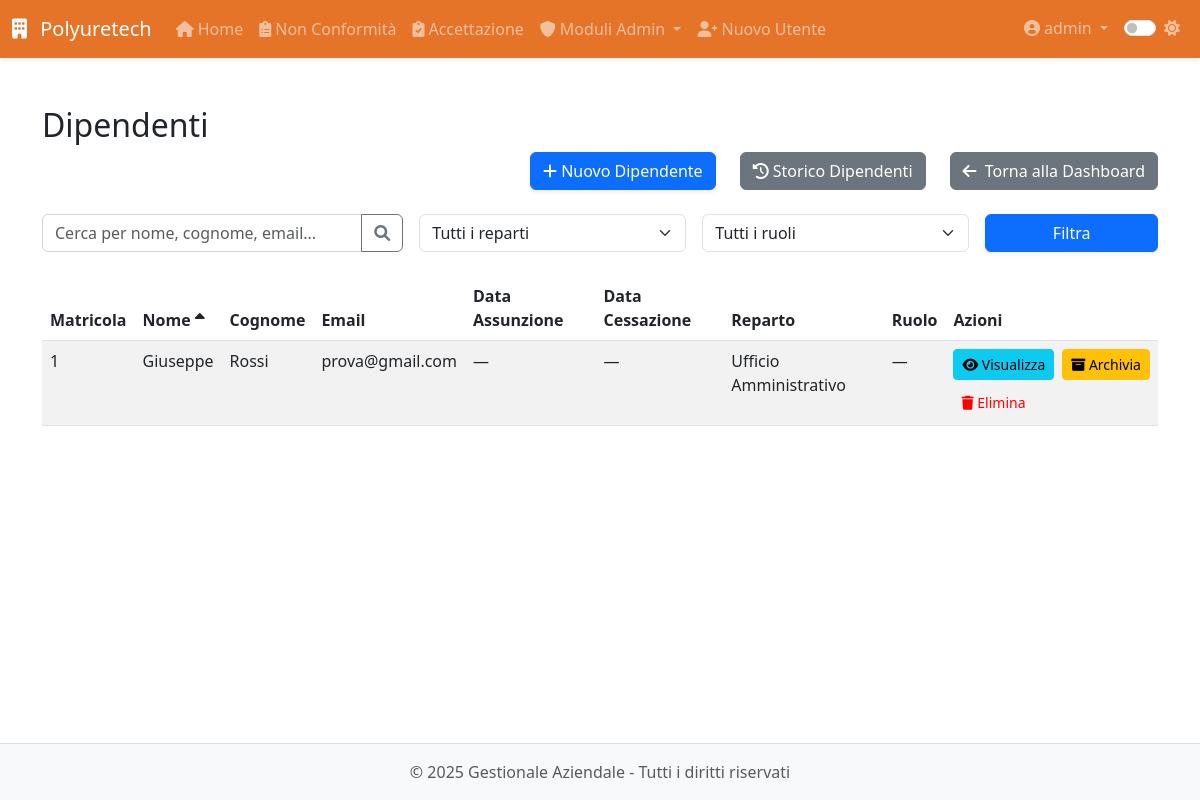
/modulo8/modulo8/dipendenti (signed in), run on the app's committed database.
### app/models.py (models this page shows, shortened)
class User(UserMixin, db.Model):
    __tablename__ = 'users'
    id = db.Column(db.Integer, primary_key=True)
    username = db.Column(db.String(64), unique=True, nullable=False, index=True)
    email = db.Column(db.String(120), unique=True, nullable=False, index=True)
    password_hash = db.Column(db.String(128), nullable=False)
    role = db.Column(db.String(20), default='operatore')  # 'operatore' o 'admin'
    created_at = db.Column(db.DateTime, default=datetime.utcnow)
    last_login = db.Column(db.DateTime)
    is_active = db.Column(db.Boolean, default=True)
    is_admin = db.Column(db.Boolean, default=False)
    modules = db.Column(db.String(255), default='')  # Lista di moduli accessibili separati da virgola
    modulo1_entries = db.relationship('Modulo1Entry',
                               backref='author',
                               lazy='dynamic',
                               foreign_keys='Modulo1Entry.user_id')
    modulo5_entries = db.relationship('Modulo5Entry',
                               backref='author',
                               lazy='dynamic',
                               foreign_keys='Modulo5Entry.user_id')
    def is_admin(self):
        return self.role == 'admin'

class Dipendente(UserMixin, db.Model):
    __tablename__ = 'dipendente'
    id = db.Column(db.Integer, primary_key=True)
    nome = db.Column(db.String(100), nullable=False)
    cognome = db.Column(db.String(100), nullable=False)
    data_nascita = db.Column(db.Date, nullable=False)
    luogo_nascita = db.Column(db.String(100), nullable=False)
    provincia_nascita = db.Column(db.String(2), nullable=False)
    codice_fiscale = db.Column(db.String(16))
    email = db.Column(db.String(120))
    telefono = db.Column(db.String(20))
    matricola = db.Column(db.String(20), unique=True)
    reparto = db.Column(db.String(100))
    mansione_id = db.Column(db.Integer, db.ForeignKey('mansione.id'), nullable=True)
    data_assunzione_somministrazione = db.Column(db.Date)
    agenzia_somministrazione = db.Column(db.String(100))
    data_assunzione_indeterminato = db.Column(db.Date)
    legge_104 = db.Column(db.Boolean, default=False)
    donatore_avis = db.Column(db.Boolean, default=False)
    indirizzo_residenza = db.Column(db.String(200))
    citta_residenza = db.Column(db.String(100))
    provincia_residenza = db.Column(db.String(2))
    cap_residenza = db.Column(db.String(5))
    data_cessazione = db.Column(db.Date)
    note = db.Column(db.Text)
    archiviato = db.Column(db.Boolean, default=False)
    created_by_id = db.Column(db.Integer, db.ForeignKey('users.id'))
    created_by = db.relationship('User', backref='dipendenti_creati')
    competenze = db.relationship('Competenza',
                               secondary='dipendente_competenza',
                               backref=db.backref('dipendenti', lazy='dynamic'))
    competenze_associate = db.relationship('DipendenteCompetenza',
                                         back_populates='dipendente',
                                         cascade='all, delete-orphan',
                                         overlaps="competenze,dipendenti")
    prelievi_vestiario = db.relationship('PrelievoVestiario',
                               back_populates='dipendente',  # Modificato da backref
                               lazy='dynamic',
                               cascade="all, delete-orphan")
    performance = db.relationship('Performance', back_populates='dipendente', cascade='all, delete-orphan')
    partecipazioni_corsi = db.relationship('PartecipazioneCorso', backref='dipendente', lazy='dynamic', cascade='all, delete-orphan')
    contratti = db.relationship('Contratto',
                              back_populates='dipendente',  # Modificato da backref
                              lazy='dynamic',
                              cascade="all, delete-orphan")
    prelievi_dpi = db.relationship('PrelievoDPI', backref='dipendente', lazy='dynamic', cascade="all, delete-orphan")
    mansione = db.relationship('Mansione', back_populates='dipendenti')
    corsi_sicurezza = db.relationship('CorsoSicurezza',
                                    secondary='dipendente_corso_sicurezza',
                                    lazy='dynamic',
                                    back_populates='dipendenti')
    @property
    def data_cessazione_date(self):
        return self.data_cessazione

### app/routes/modulo8.py (the view, shortened to what this page needs)
@modulo8.route('/modulo8/dipendenti')
@login_required
@admin_required
def dipendenti():
    search = request.args.get('search', '')
    reparto = request.args.get('reparto', '')
    ruolo = request.args.get('ruolo', '')
    sort_by = request.args.get('sort_by', 'nome')  # default sort by nome
    sort_order = request.args.get('sort_order', 'asc')  # default ascending
    query = Dipendente.query.filter_by(archiviato=False)
    if reparto:
        query = query.filter(Dipendente.reparto == reparto)
    if ruolo:
        query = query.filter(Dipendente.ruolo == ruolo)
    if sort_order == 'desc':
        query = query.order_by(getattr(Dipendente, sort_by).desc())
    else:
        query = query.order_by(getattr(Dipendente, sort_by).asc())
    dipendenti = query.all()
    reparti = db.session.query(Dipendente.reparto).distinct().filter(Dipendente.reparto.isnot(None)).all()
    reparti_list = [r[0] for r in reparti if r[0]]
    now = datetime.utcnow()
    return render_template(
        'modulo8/dipendenti.html',
        dipendenti=dipendenti,
        now=now,
        reparti=reparti_list,
        sort_by=sort_by,
        sort_order=sort_order
    )

### app/templates/modulo8/dipendenti.html (shortened to what this page needs)
{% extends 'base.html' %}
{% block content %}
<div class="module-view">
  <h2>Dipendenti</h2>
  <div class="d-flex justify-content-end gap-4 mb-4">
    <a href="{{ url_for('modulo8.nuovo_dipendente') }}" class="btn btn-primary">
      <i class="fas fa-plus"></i> Nuovo Dipendente
    </a>
    <a href="{{ url_for('modulo8.storico_dipendenti') }}" class="btn btn-secondary">
      <i class="fas fa-history"></i> Storico Dipendenti
    </a>
    <a href="{{ url_for('modulo8.dashboard') }}" class="btn btn-secondary">
      <i class="fas fa-arrow-left me-1"></i> Torna alla Dashboard
  </a>
  </div>
  <div class="search-container mb-4">
    <form action="{{ url_for('modulo8.dipendenti') }}" method="GET" class="row g-3">
      <div class="col-md-4">
        <div class="input-group">
          <input type="text" class="form-control" name="search" placeholder="Cerca per nome, cognome, email..." value="{{ request.args.get('search', '') }}">
          <button class="btn btn-outline-secondary" type="submit">
            <i class="fas fa-search"></i>
          </button>
        </div>
      </div>
      <div class="col-md-3">
        <select class="form-select" name="reparto">
          <option value="">Tutti i reparti</option>
        </select>
      </div>
      <div class="col-md-3">
        <select class="form-select" name="ruolo">
          <option value="">Tutti i ruoli</option>
        </select>
      </div>
      <div class="col-md-2">
        <button type="submit" class="btn btn-primary w-100">Filtra</button>
      </div>
    </form>
  </div>
  <table class="table table-striped">
    <thead>
      <tr>
        <th>
          <a href="{{ url_for('modulo8.dipendenti', sort_by='matricola', sort_order='asc' if sort_by != 'matricola' or sort_order == 'desc' else 'desc', search=search, reparto=reparto, ruolo=ruolo) }}" class="text-decoration-none text-dark">
            Matricola
          </a>
        </th>
        <th>
          <a href="{{ url_for('modulo8.dipendenti', sort_by='nome', sort_order='asc' if sort_by != 'nome' or sort_order == 'desc' else 'desc', search=search, reparto=reparto, ruolo=ruolo) }}" class="text-decoration-none text-dark">
            Nome
            {% if sort_by == 'nome' %}
              <i class="fas fa-sort-{{ 'up' if sort_order == 'asc' else 'down' }}"></i>
            {% endif %}
          </a>
        </th>
        <th>
          <a href="{{ url_for('modulo8.dipendenti', sort_by='cognome', sort_order='asc' if sort_by != 'cognome' or sort_order == 'desc' else 'desc', search=search, reparto=reparto, ruolo=ruolo) }}" class="text-decoration-none text-dark">
            Cognome
          </a>
        </th>
        <th>
          <a href="{{ url_for('modulo8.dipendenti', sort_by='email', sort_order='asc' if sort_by != 'email' or sort_order == 'desc' else 'desc', search=search, reparto=reparto, ruolo=ruolo) }}" class="text-decoration-none text-dark">
            Email
          </a>
        </th>
        <th>
          <a href="{{ url_for('modulo8.dipendenti', sort_by='data_assunzione_indeterminato', sort_order='asc' if sort_by != 'data_assunzione_indeterminato' or sort_order == 'desc' else 'desc', search=search, reparto=reparto, ruolo=ruolo) }}" class="text-decoration-none text-dark">
            Data Assunzione
          </a>
        </th>
        <th>
          <a href="{{ url_for('modulo8.dipendenti', sort_by='data_cessazione', sort_order='asc' if sort_by != 'data_cessazione' or sort_order == 'desc' else 'desc', search=search, reparto=reparto, ruolo=ruolo) }}" class="text-decoration-none text-dark">
            Data Cessazione
          </a>
        </th>
        <th>
          <a href="{{ url_for('modulo8.dipendenti', sort_by='reparto', sort_order='asc' if sort_by != 'reparto' or sort_order == 'desc' else 'desc', search=search, reparto=reparto, ruolo=ruolo) }}" class="text-decoration-none text-dark">
            Reparto
          </a>
        </th>
        <th>
          <a href="{{ url_for('modulo8.dipendenti', sort_by='ruolo', sort_order='asc' if sort_by != 'ruolo' or sort_order == 'desc' else 'desc', search=search, reparto=reparto, ruolo=ruolo) }}" class="text-decoration-none text-dark">
            Ruolo
          </a>
        </th>
        <th>Azioni</th>
      </tr>
    </thead>
    <tbody>
      {% for dip in dipendenti %}
      <tr>
        <td>{{ dip.matricola or '—' }}</td>
        <td>{{ dip.nome }}</td>
        <td>{{ dip.cognome }}</td>
        <td>{{ dip.email or '—' }}</td>
        <td>
          {% if dip.data_assunzione_indeterminato %}
            {{ dip.data_assunzione_indeterminato.strftime('%d/%m/%Y') }}
          {% elif dip.data_assunzione_somministrazione %}
            {{ dip.data_assunzione_somministrazione.strftime('%d/%m/%Y') }}
          {% else %}
            —
          {% endif %}
        </td>
        <td>{{ dip.data_cessazione_date.strftime('%d-%m-%Y') if dip.data_cessazione_date else '—' }}</td>
        <td>{{ dip.reparto or '—' }}</td>
        <td>{{ dip.ruolo or '—' }}</td>
        <td>
          <div class="d-flex gap-2 flex-wrap">
            <a href="{{ url_for('modulo8.profilo_dipendente', id=dip.id) }}" class="btn btn-sm btn-info">
              <i class="fas fa-eye"></i> Visualizza
            </a>
            <button type="button" class="btn btn-sm btn-warning" data-bs-toggle="modal" data-bs-target="#archiveModal{{ dip.id }}">
              <i class="fas fa-archive"></i> Archivia
            </button>
            <button type="button" class="btn btn-sm btn-danger" data-bs-toggle="modal" data-bs-target="#deleteModal{{ dip.id }}">
              <i class="fas fa-trash"></i> Elimina
            </button>
          </div>
        </td>
      </tr>
      {% endfor %}
    </tbody>
  </table>
</div>
{% endblock %}

### app/templates/base.html (shortened to what this page needs)
<!DOCTYPE html>
<html lang="it">
<head>
    <link href="https://cdn.jsdelivr.net/npm/bootstrap@5.3.0-alpha1/dist/css/bootstrap.min.css" rel="stylesheet">
    <link rel="stylesheet" href="https://cdnjs.cloudflare.com/ajax/libs/font-awesome/6.0.0/css/all.min.css">
    <link id="theme-style" rel="stylesheet" href="{{ url_for('static', filename='css/theme-' + theme + '.css') }}">
    <link rel="stylesheet" href="{{ url_for('static', filename='css/style.css') }}">
    <link rel="stylesheet" href="{{ url_for('static', filename='css/modulo8.css') }}">
</head>
<body>
    <header class="navbar navbar-expand-lg navbar-dark bg-primary sticky-top shadow-sm">
        <div class="container-fluid">
            <a class="navbar-brand" href="{{ url_for('dashboard.index') }}">
                <i class="fas fa-building me-2"></i> Polyuretech
            </a>
            <div class="collapse navbar-collapse" id="navbarMain">
                {% if current_user.is_authenticated %}
                <ul class="navbar-nav me-auto">
                    <li class="nav-item">
                        <a class="nav-link" href="{{ url_for('dashboard.index') }}">
                            <i class="fas fa-home me-1"></i>Home
                        </a>
                    </li>
                    <li class="nav-item">
                        <a class="nav-link" href="{{ url_for('modulo1.index') }}">
                            <i class="fas fa-clipboard-list me-1"></i>Non Conformità
                        </a>
                    </li>
                    <li class="nav-item">
                        <a class="nav-link" href="{{ url_for('modulo5.index') }}">
                            <i class="fas fa-clipboard-check me-1"></i>Accettazione
                        </a>
                    </li>
                    {% if current_user.is_admin() %}
                    <li class="nav-item dropdown">
                        <a class="nav-link dropdown-toggle" href="#" id="adminModulesDropdown" data-bs-toggle="dropdown">
                            <i class="fas fa-shield-alt me-1"></i>Moduli Admin
                        </a>
                    </li>
                    <li class="nav-item">
                        <a class="nav-link" href="{{ url_for('auth.register') }}">
                            <i class="fas fa-user-plus me-1"></i>Nuovo Utente
                        </a>
                    </li>
                    {% endif %}
                </ul>
                <ul class="navbar-nav ms-auto">
                    <li class="nav-item dropdown">
                        <a class="nav-link dropdown-toggle" href="#" id="userDropdown" data-bs-toggle="dropdown">
                            <i class="fas fa-user-circle me-1"></i>{{ current_user.username }}
                        </a>
                    </li>
                    <li class="nav-item">
                        <div class="nav-link">
                            <div class="form-check form-switch">
                                <input class="form-check-input" type="checkbox" id="darkModeToggle" {% if theme == 'dark' %}checked{% endif %}>
                                <label class="form-check-label" for="darkModeToggle">
                                    <i id="theme-icon" class="fas {% if theme == 'dark' %}fa-moon{% else %}fa-sun{% endif %}"></i>
                                </label>
                            </div>
                        </div>
                    </li>
                </ul>
                {% endif %}
            </div>
        </div>
    </header>
    <main class="container py-4">
        {% block content %}{% endblock %}
    </main>
    <footer class="footer mt-auto py-3 bg-light">
        <div class="container text-center">
            <span class="text-muted">&copy; {{ current_year }} {{ app_name }} - Tutti i diritti riservati</span>
        </div>
    </footer>
</body>
</html>

### data on the page
User: username "admin"
Dipendente: matricola "1", nome "Giuseppe", cognome "Rossi", email "prova@gmail.com", data_cessazione_date "—", reparto "Ufficio Amministrativo", ruolo "—"

### other printed values
{{ app_name }} "Gestionale Aziendale"
